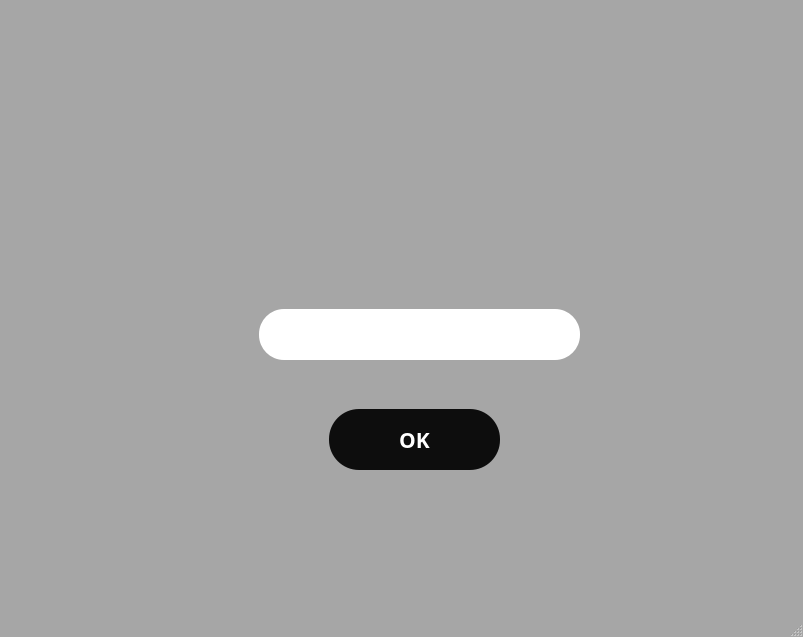
<?xml version="1.0" encoding="UTF-8"?>
<ui version="4.0">
 <class>MainWindow</class>
 <widget class="QMainWindow" name="MainWindow">
  <property name="geometry">
   <rect>
    <x>0</x>
    <y>0</y>
    <width>803</width>
    <height>637</height>
   </rect>
  </property>
  <property name="palette">
   <palette>
    <active>
     <colorrole role="Window">
      <brush brushstyle="SolidPattern">
       <color alpha="255">
        <red>166</red>
        <green>166</green>
        <blue>166</blue>
       </color>
      </brush>
     </colorrole>
    </active>
    <inactive>
     <colorrole role="Window">
      <brush brushstyle="SolidPattern">
       <color alpha="255">
        <red>166</red>
        <green>166</green>
        <blue>166</blue>
       </color>
      </brush>
     </colorrole>
    </inactive>
    <disabled>
     <colorrole role="Base">
      <brush brushstyle="SolidPattern">
       <color alpha="255">
        <red>166</red>
        <green>166</green>
        <blue>166</blue>
       </color>
      </brush>
     </colorrole>
     <colorrole role="Window">
      <brush brushstyle="SolidPattern">
       <color alpha="255">
        <red>166</red>
        <green>166</green>
        <blue>166</blue>
       </color>
      </brush>
     </colorrole>
    </disabled>
   </palette>
  </property>
  <property name="windowTitle">
   <string>MainWindow</string>
  </property>
  <property name="styleSheet">
   <string notr="true">QMainWindow {
    background-image: url(:/new/prefix1/Background.png);
    background-repeat: no-repeat;
    background-position: center;
 
}
</string>
  </property>
  <widget class="QWidget" name="centralwidget">
   <layout class="QHBoxLayout" name="horizontalLayout">
    <item>
     <widget class="QStackedWidget" name="stackedWidget">
      <property name="palette">
       <palette>
        <active>
         <colorrole role="Button">
          <brush brushstyle="SolidPattern">
           <color alpha="255">
            <red>20</red>
            <green>134</green>
            <blue>255</blue>
           </color>
          </brush>
         </colorrole>
         <colorrole role="Window">
          <brush brushstyle="SolidPattern">
           <color alpha="255">
            <red>122</red>
            <green>122</green>
            <blue>122</blue>
           </color>
          </brush>
         </colorrole>
        </active>
        <inactive>
         <colorrole role="Button">
          <brush brushstyle="SolidPattern">
           <color alpha="255">
            <red>20</red>
            <green>134</green>
            <blue>255</blue>
           </color>
          </brush>
         </colorrole>
         <colorrole role="Window">
          <brush brushstyle="SolidPattern">
           <color alpha="255">
            <red>122</red>
            <green>122</green>
            <blue>122</blue>
           </color>
          </brush>
         </colorrole>
        </inactive>
        <disabled>
         <colorrole role="Button">
          <brush brushstyle="SolidPattern">
           <color alpha="255">
            <red>20</red>
            <green>134</green>
            <blue>255</blue>
           </color>
          </brush>
         </colorrole>
         <colorrole role="Base">
          <brush brushstyle="SolidPattern">
           <color alpha="255">
            <red>122</red>
            <green>122</green>
            <blue>122</blue>
           </color>
          </brush>
         </colorrole>
         <colorrole role="Window">
          <brush brushstyle="SolidPattern">
           <color alpha="255">
            <red>122</red>
            <green>122</green>
            <blue>122</blue>
           </color>
          </brush>
         </colorrole>
        </disabled>
       </palette>
      </property>
      <property name="styleSheet">
       <string notr="true"/>
      </property>
      <property name="currentIndex">
       <number>0</number>
      </property>
      <widget class="QWidget" name="page_2">
       <widget class="QPushButton" name="btnOkay">
        <property name="geometry">
         <rect>
          <x>320</x>
          <y>400</y>
          <width>171</width>
          <height>61</height>
         </rect>
        </property>
        <property name="palette">
         <palette>
          <active>
           <colorrole role="WindowText">
            <brush brushstyle="SolidPattern">
             <color alpha="255">
              <red>255</red>
              <green>255</green>
              <blue>255</blue>
             </color>
            </brush>
           </colorrole>
           <colorrole role="Button">
            <brush brushstyle="SolidPattern">
             <color alpha="255">
              <red>13</red>
              <green>13</green>
              <blue>13</blue>
             </color>
            </brush>
           </colorrole>
           <colorrole role="Text">
            <brush brushstyle="SolidPattern">
             <color alpha="255">
              <red>255</red>
              <green>255</green>
              <blue>255</blue>
             </color>
            </brush>
           </colorrole>
           <colorrole role="ButtonText">
            <brush brushstyle="SolidPattern">
             <color alpha="255">
              <red>255</red>
              <green>255</green>
              <blue>255</blue>
             </color>
            </brush>
           </colorrole>
           <colorrole role="Base">
            <brush brushstyle="SolidPattern">
             <color alpha="255">
              <red>13</red>
              <green>13</green>
              <blue>13</blue>
             </color>
            </brush>
           </colorrole>
           <colorrole role="Window">
            <brush brushstyle="SolidPattern">
             <color alpha="255">
              <red>13</red>
              <green>13</green>
              <blue>13</blue>
             </color>
            </brush>
           </colorrole>
           <colorrole role="PlaceholderText">
            <brush brushstyle="SolidPattern">
             <color alpha="128">
              <red>255</red>
              <green>255</green>
              <blue>255</blue>
             </color>
            </brush>
           </colorrole>
          </active>
          <inactive>
           <colorrole role="WindowText">
            <brush brushstyle="SolidPattern">
             <color alpha="255">
              <red>255</red>
              <green>255</green>
              <blue>255</blue>
             </color>
            </brush>
           </colorrole>
           <colorrole role="Button">
            <brush brushstyle="SolidPattern">
             <color alpha="255">
              <red>13</red>
              <green>13</green>
              <blue>13</blue>
             </color>
            </brush>
           </colorrole>
           <colorrole role="Text">
            <brush brushstyle="SolidPattern">
             <color alpha="255">
              <red>255</red>
              <green>255</green>
              <blue>255</blue>
             </color>
            </brush>
           </colorrole>
           <colorrole role="ButtonText">
            <brush brushstyle="SolidPattern">
             <color alpha="255">
              <red>255</red>
              <green>255</green>
              <blue>255</blue>
             </color>
            </brush>
           </colorrole>
           <colorrole role="Base">
            <brush brushstyle="SolidPattern">
             <color alpha="255">
              <red>13</red>
              <green>13</green>
              <blue>13</blue>
             </color>
            </brush>
           </colorrole>
           <colorrole role="Window">
            <brush brushstyle="SolidPattern">
             <color alpha="255">
              <red>13</red>
              <green>13</green>
              <blue>13</blue>
             </color>
            </brush>
           </colorrole>
           <colorrole role="PlaceholderText">
            <brush brushstyle="SolidPattern">
             <color alpha="128">
              <red>255</red>
              <green>255</green>
              <blue>255</blue>
             </color>
            </brush>
           </colorrole>
          </inactive>
          <disabled>
           <colorrole role="WindowText">
            <brush brushstyle="SolidPattern">
             <color alpha="255">
              <red>255</red>
              <green>255</green>
              <blue>255</blue>
             </color>
            </brush>
           </colorrole>
           <colorrole role="Button">
            <brush brushstyle="SolidPattern">
             <color alpha="255">
              <red>13</red>
              <green>13</green>
              <blue>13</blue>
             </color>
            </brush>
           </colorrole>
           <colorrole role="Text">
            <brush brushstyle="SolidPattern">
             <color alpha="255">
              <red>255</red>
              <green>255</green>
              <blue>255</blue>
             </color>
            </brush>
           </colorrole>
           <colorrole role="ButtonText">
            <brush brushstyle="SolidPattern">
             <color alpha="255">
              <red>255</red>
              <green>255</green>
              <blue>255</blue>
             </color>
            </brush>
           </colorrole>
           <colorrole role="Base">
            <brush brushstyle="SolidPattern">
             <color alpha="255">
              <red>13</red>
              <green>13</green>
              <blue>13</blue>
             </color>
            </brush>
           </colorrole>
           <colorrole role="Window">
            <brush brushstyle="SolidPattern">
             <color alpha="255">
              <red>13</red>
              <green>13</green>
              <blue>13</blue>
             </color>
            </brush>
           </colorrole>
           <colorrole role="PlaceholderText">
            <brush brushstyle="SolidPattern">
             <color alpha="128">
              <red>255</red>
              <green>255</green>
              <blue>255</blue>
             </color>
            </brush>
           </colorrole>
          </disabled>
         </palette>
        </property>
        <property name="font">
         <font>
          <family>Segoe UI Variable Small</family>
          <pointsize>16</pointsize>
          <italic>false</italic>
          <bold>true</bold>
         </font>
        </property>
        <property name="styleSheet">
         <string notr="true">QPushButton
{
border: none;

color: white;
background-color:rgb(13, 13, 13);
	
	font: 700 16pt &quot;Segoe UI Variable Small&quot;;
border-radius:30px;
}
QPushButton:Hover
{

background-color:rgb(65, 65, 65);
}
</string>
        </property>
        <property name="text">
         <string>OK</string>
        </property>
       </widget>
       <widget class="QLineEdit" name="editPin">
        <property name="geometry">
         <rect>
          <x>250</x>
          <y>300</y>
          <width>321</width>
          <height>51</height>
         </rect>
        </property>
        <property name="styleSheet">
         <string notr="true">QLineEdit
{
border: none;
border-radius: 25px;
	font: 700 14pt &quot;Segoe UI&quot;;
}</string>
        </property>
        <property name="alignment">
         <set>Qt::AlignmentFlag::AlignCenter</set>
        </property>
       </widget>
       <widget class="QLabel" name="labelWrong">
        <property name="geometry">
         <rect>
          <x>210</x>
          <y>250</y>
          <width>401</width>
          <height>41</height>
         </rect>
        </property>
        <property name="palette">
         <palette>
          <active>
           <colorrole role="WindowText">
            <brush brushstyle="SolidPattern">
             <color alpha="255">
              <red>255</red>
              <green>255</green>
              <blue>255</blue>
             </color>
            </brush>
           </colorrole>
           <colorrole role="Text">
            <brush brushstyle="SolidPattern">
             <color alpha="255">
              <red>255</red>
              <green>255</green>
              <blue>255</blue>
             </color>
            </brush>
           </colorrole>
           <colorrole role="ButtonText">
            <brush brushstyle="SolidPattern">
             <color alpha="255">
              <red>255</red>
              <green>255</green>
              <blue>255</blue>
             </color>
            </brush>
           </colorrole>
           <colorrole role="PlaceholderText">
            <brush brushstyle="SolidPattern">
             <color alpha="128">
              <red>255</red>
              <green>255</green>
              <blue>255</blue>
             </color>
            </brush>
           </colorrole>
          </active>
          <inactive>
           <colorrole role="WindowText">
            <brush brushstyle="SolidPattern">
             <color alpha="255">
              <red>255</red>
              <green>255</green>
              <blue>255</blue>
             </color>
            </brush>
           </colorrole>
           <colorrole role="Text">
            <brush brushstyle="SolidPattern">
             <color alpha="255">
              <red>255</red>
              <green>255</green>
              <blue>255</blue>
             </color>
            </brush>
           </colorrole>
           <colorrole role="ButtonText">
            <brush brushstyle="SolidPattern">
             <color alpha="255">
              <red>255</red>
              <green>255</green>
              <blue>255</blue>
             </color>
            </brush>
           </colorrole>
           <colorrole role="PlaceholderText">
            <brush brushstyle="SolidPattern">
             <color alpha="128">
              <red>255</red>
              <green>255</green>
              <blue>255</blue>
             </color>
            </brush>
           </colorrole>
          </inactive>
          <disabled>
           <colorrole role="WindowText">
            <brush brushstyle="SolidPattern">
             <color alpha="255">
              <red>255</red>
              <green>255</green>
              <blue>255</blue>
             </color>
            </brush>
           </colorrole>
           <colorrole role="Text">
            <brush brushstyle="SolidPattern">
             <color alpha="255">
              <red>255</red>
              <green>255</green>
              <blue>255</blue>
             </color>
            </brush>
           </colorrole>
           <colorrole role="ButtonText">
            <brush brushstyle="SolidPattern">
             <color alpha="255">
              <red>255</red>
              <green>255</green>
              <blue>255</blue>
             </color>
            </brush>
           </colorrole>
           <colorrole role="PlaceholderText">
            <brush brushstyle="SolidPattern">
             <color alpha="128">
              <red>255</red>
              <green>255</green>
              <blue>255</blue>
             </color>
            </brush>
           </colorrole>
          </disabled>
         </palette>
        </property>
        <property name="styleSheet">
         <string notr="true">QLabel
{
    color: rgb(255, 255, 255);
	font: 700 14pt &quot;Segoe UI&quot;;
}</string>
        </property>
        <property name="text">
         <string/>
        </property>
        <property name="alignment">
         <set>Qt::AlignmentFlag::AlignCenter</set>
        </property>
       </widget>
       <widget class="QLabel" name="label_logo">
        <property name="geometry">
         <rect>
          <x>310</x>
          <y>50</y>
          <width>241</width>
          <height>171</height>
         </rect>
        </property>
        <property name="styleSheet">
         <string notr="true">QLabel
{
background-color:transparent;
	font: 700 14pt &quot;Segoe UI&quot;;
}</string>
        </property>
        <property name="text">
         <string/>
        </property>
        <property name="pixmap">
         <pixmap>Store_logo.png</pixmap>
        </property>
        <property name="alignment">
         <set>Qt::AlignmentFlag::AlignHCenter|Qt::AlignmentFlag::AlignTop</set>
        </property>
       </widget>
      </widget>
      <widget class="QWidget" name="page_3">
       <widget class="QPushButton" name="btnSide">
        <property name="geometry">
         <rect>
          <x>470</x>
          <y>48</y>
          <width>121</width>
          <height>61</height>
         </rect>
        </property>
        <property name="styleSheet">
         <string notr="true">QPushButton
{
border: none;

color: white;
background-color:rgb(13, 13, 13);
	
	font: 700 15pt &quot;Segoe UI Variable Small&quot;;
border-radius:25px;
}
QPushButton:Hover
{

background-color:rgb(65, 65, 65);
}
</string>
        </property>
        <property name="text">
         <string>Side</string>
        </property>
        <property name="iconSize">
         <size>
          <width>100</width>
          <height>100</height>
         </size>
        </property>
       </widget>
       <widget class="QPushButton" name="btnDrink">
        <property name="geometry">
         <rect>
          <x>620</x>
          <y>48</y>
          <width>121</width>
          <height>61</height>
         </rect>
        </property>
        <property name="styleSheet">
         <string notr="true">QPushButton
{
border: none;

color: white;
background-color:rgb(13, 13, 13);
	
	font: 700 15pt &quot;Segoe UI Variable Small&quot;;
border-radius:25px;
}
QPushButton:Hover
{

background-color:rgb(65, 65, 65);
}
</string>
        </property>
        <property name="text">
         <string>DRINK</string>
        </property>
       </widget>
       <widget class="QPushButton" name="btnMain">
        <property name="geometry">
         <rect>
          <x>320</x>
          <y>50</y>
          <width>121</width>
          <height>61</height>
         </rect>
        </property>
        <property name="styleSheet">
         <string notr="true">QPushButton
{
border: none;
border-color:blue;
color: rgb(242, 255, 244);

background-color:rgb(13, 13, 13);
	
	font: 700 15pt &quot;Segoe UI Variable Small&quot;;
border-radius:25px;
}
QPushButton:Hover
{

background-color:rgb(65, 65, 65);
}
</string>
        </property>
        <property name="text">
         <string>Main</string>
        </property>
        <property name="iconSize">
         <size>
          <width>100</width>
          <height>100</height>
         </size>
        </property>
       </widget>
       <widget class="QPushButton" name="btnDone">
        <property name="geometry">
         <rect>
          <x>670</x>
          <y>490</y>
          <width>93</width>
          <height>29</height>
         </rect>
        </property>
        <property name="styleSheet">
         <string notr="true">QPushButton
{
border: 2px solid black;

color: black;
background-color:rgb(255, 255, 255);

	font: 700 10pt &quot;Segoe UI Variable Small&quot;;
border-radius:10px;
}
QPushButton:Hover
{

background-color:rgb(65, 65, 65);
}
</string>
        </property>
        <property name="text">
         <string>DONE</string>
        </property>
       </widget>
       <widget class="QStackedWidget" name="stackedWidget_2">
        <property name="geometry">
         <rect>
          <x>310</x>
          <y>130</y>
          <width>471</width>
          <height>331</height>
         </rect>
        </property>
        <property name="currentIndex">
         <number>0</number>
        </property>
        <widget class="QWidget" name="page_5">
         <widget class="QPushButton" name="btnPizza">
          <property name="geometry">
           <rect>
            <x>0</x>
            <y>0</y>
            <width>211</width>
            <height>161</height>
           </rect>
          </property>
          <property name="styleSheet">
           <string notr="true">QPushButton
{
border: 5px solid black;

color: black;

background-color:rgb(49, 49, 49);
	font: 700 20pt &quot;Segoe UI Variable Small&quot;;
border-radius:30px;
}
QPushButton:Hover
{

background-color:rgb(209, 209, 209);
}
</string>
          </property>
          <property name="text">
           <string/>
          </property>
          <property name="icon">
           <iconset>
            <normaloff>Pizza.png</normaloff>Pizza.png</iconset>
          </property>
          <property name="iconSize">
           <size>
            <width>444</width>
            <height>161</height>
           </size>
          </property>
         </widget>
         <widget class="QPushButton" name="btnHamburger">
          <property name="geometry">
           <rect>
            <x>240</x>
            <y>0</y>
            <width>211</width>
            <height>161</height>
           </rect>
          </property>
          <property name="styleSheet">
           <string notr="true">QPushButton
{
border: 5px solid black;

color: black;

background-color:rgb(49, 49, 49);
	font: 700 20pt &quot;Segoe UI Variable Small&quot;;
border-radius:30px;
}
QPushButton:Hover
{

background-color:rgb(209, 209, 209);
}
</string>
          </property>
          <property name="text">
           <string/>
          </property>
          <property name="icon">
           <iconset>
            <normaloff>Burger.png</normaloff>Burger.png</iconset>
          </property>
          <property name="iconSize">
           <size>
            <width>175</width>
            <height>175</height>
           </size>
          </property>
         </widget>
         <widget class="QPushButton" name="btnBurrito">
          <property name="geometry">
           <rect>
            <x>0</x>
            <y>160</y>
            <width>211</width>
            <height>161</height>
           </rect>
          </property>
          <property name="styleSheet">
           <string notr="true">QPushButton
{
border: 5px solid black;

color: black;

background-color:rgb(49, 49, 49);
	font: 700 20pt &quot;Segoe UI Variable Small&quot;;
border-radius:30px;
}
QPushButton:Hover
{

background-color:rgb(209, 209, 209);
}
</string>
          </property>
          <property name="text">
           <string/>
          </property>
          <property name="icon">
           <iconset>
            <normaloff>Burritos.png</normaloff>Burritos.png</iconset>
          </property>
          <property name="iconSize">
           <size>
            <width>200</width>
            <height>200</height>
           </size>
          </property>
         </widget>
         <widget class="QPushButton" name="btnHotdog">
          <property name="geometry">
           <rect>
            <x>240</x>
            <y>160</y>
            <width>211</width>
            <height>161</height>
           </rect>
          </property>
          <property name="styleSheet">
           <string notr="true">QPushButton
{
border: 5px solid black;

color: black;

background-color:rgb(49, 49, 49);
	font: 700 20pt &quot;Segoe UI Variable Small&quot;;
border-radius:30px;
}
QPushButton:Hover
{

background-color:rgb(209, 209, 209);
}
</string>
          </property>
          <property name="text">
           <string/>
          </property>
          <property name="icon">
           <iconset>
            <normaloff>Hot dog.png</normaloff>Hot dog.png</iconset>
          </property>
          <property name="iconSize">
           <size>
            <width>200</width>
            <height>200</height>
           </size>
          </property>
         </widget>
        </widget>
        <widget class="QWidget" name="page_6">
         <widget class="QPushButton" name="btnOnionRings">
          <property name="geometry">
           <rect>
            <x>0</x>
            <y>0</y>
            <width>211</width>
            <height>161</height>
           </rect>
          </property>
          <property name="styleSheet">
           <string notr="true">QPushButton
{
border: 5px solid black;

color: black;

background-color:rgb(49, 49, 49);
	font: 700 20pt &quot;Segoe UI Variable Small&quot;;
border-radius:30px;
}
QPushButton:Hover
{

background-color:rgb(209, 209, 209);
}
</string>
          </property>
          <property name="text">
           <string/>
          </property>
          <property name="icon">
           <iconset>
            <normaloff>../FireShot/Onion rings.png</normaloff>../FireShot/Onion rings.png</iconset>
          </property>
          <property name="iconSize">
           <size>
            <width>175</width>
            <height>175</height>
           </size>
          </property>
         </widget>
         <widget class="QPushButton" name="btnFries">
          <property name="geometry">
           <rect>
            <x>240</x>
            <y>0</y>
            <width>211</width>
            <height>161</height>
           </rect>
          </property>
          <property name="styleSheet">
           <string notr="true">QPushButton
{
border: 5px solid black;

color: black;

background-color:rgb(49, 49, 49);
	font: 700 20pt &quot;Segoe UI Variable Small&quot;;
border-radius:30px;
}
QPushButton:Hover
{

background-color:rgb(209, 209, 209);
}
</string>
          </property>
          <property name="text">
           <string/>
          </property>
          <property name="icon">
           <iconset>
            <normaloff>Fries.png</normaloff>Fries.png</iconset>
          </property>
          <property name="iconSize">
           <size>
            <width>200</width>
            <height>275</height>
           </size>
          </property>
         </widget>
         <widget class="QPushButton" name="btnChurro">
          <property name="geometry">
           <rect>
            <x>0</x>
            <y>160</y>
            <width>211</width>
            <height>161</height>
           </rect>
          </property>
          <property name="styleSheet">
           <string notr="true">QPushButton
{
border: 5px solid black;

color: black;

background-color:rgb(49, 49, 49);
	font: 700 20pt &quot;Segoe UI Variable Small&quot;;
border-radius:30px;
}
QPushButton:Hover
{

background-color:rgb(209, 209, 209);
}
</string>
          </property>
          <property name="text">
           <string/>
          </property>
          <property name="icon">
           <iconset>
            <normaloff>../FireShot/Churros.png</normaloff>../FireShot/Churros.png</iconset>
          </property>
          <property name="iconSize">
           <size>
            <width>165</width>
            <height>160</height>
           </size>
          </property>
         </widget>
         <widget class="QPushButton" name="btnChickenNuggets">
          <property name="geometry">
           <rect>
            <x>240</x>
            <y>160</y>
            <width>211</width>
            <height>161</height>
           </rect>
          </property>
          <property name="styleSheet">
           <string notr="true">QPushButton
{
border: 5px solid black;

color: black;

background-color:rgb(49, 49, 49);
	font: 700 20pt &quot;Segoe UI Variable Small&quot;;
border-radius:30px;
}
QPushButton:Hover
{

background-color:rgb(209, 209, 209);
}
</string>
          </property>
          <property name="text">
           <string/>
          </property>
          <property name="icon">
           <iconset>
            <normaloff>Chicken Nugget.png</normaloff>Chicken Nugget.png</iconset>
          </property>
          <property name="iconSize">
           <size>
            <width>200</width>
            <height>200</height>
           </size>
          </property>
          <property name="checkable">
           <bool>false</bool>
          </property>
          <property name="default">
           <bool>false</bool>
          </property>
          <property name="flat">
           <bool>false</bool>
          </property>
         </widget>
         <zorder>btnChickenNuggets</zorder>
         <zorder>btnOnionRings</zorder>
         <zorder>btnFries</zorder>
         <zorder>btnChurro</zorder>
        </widget>
        <widget class="QWidget" name="page">
         <widget class="QPushButton" name="btnIcedTea">
          <property name="geometry">
           <rect>
            <x>0</x>
            <y>160</y>
            <width>211</width>
            <height>161</height>
           </rect>
          </property>
          <property name="styleSheet">
           <string notr="true">QPushButton
{
border: 5px solid black;

color: black;

background-color:rgb(49, 49, 49);
	font: 700 20pt &quot;Segoe UI Variable Small&quot;;
border-radius:30px;
}
QPushButton:Hover
{

background-color:rgb(209, 209, 209);
}
</string>
          </property>
          <property name="text">
           <string/>
          </property>
          <property name="icon">
           <iconset>
            <normaloff>Icetea.png</normaloff>Icetea.png</iconset>
          </property>
          <property name="iconSize">
           <size>
            <width>211</width>
            <height>165</height>
           </size>
          </property>
         </widget>
         <widget class="QPushButton" name="btnCoffee">
          <property name="geometry">
           <rect>
            <x>240</x>
            <y>160</y>
            <width>211</width>
            <height>161</height>
           </rect>
          </property>
          <property name="styleSheet">
           <string notr="true">QPushButton
{
border: 5px solid black;

color: black;

background-color:rgb(49, 49, 49);
	font: 700 20pt &quot;Segoe UI Variable Small&quot;;
border-radius:30px;
}
QPushButton:Hover
{

background-color:rgb(209, 209, 209);
}
</string>
          </property>
          <property name="text">
           <string/>
          </property>
          <property name="icon">
           <iconset>
            <normaloff>Coffee.png</normaloff>Coffee.png</iconset>
          </property>
          <property name="iconSize">
           <size>
            <width>275</width>
            <height>275</height>
           </size>
          </property>
         </widget>
         <widget class="QPushButton" name="btnSoda">
          <property name="geometry">
           <rect>
            <x>0</x>
            <y>0</y>
            <width>211</width>
            <height>161</height>
           </rect>
          </property>
          <property name="styleSheet">
           <string notr="true">QPushButton
{
border: 5px solid black;

color: black;

background-color:rgb(49, 49, 49);
	font: 700 20pt &quot;Segoe UI Variable Small&quot;;
border-radius:30px;
}
QPushButton:Hover
{

background-color:rgb(209, 209, 209);
}
</string>
          </property>
          <property name="text">
           <string/>
          </property>
          <property name="icon">
           <iconset>
            <normaloff>pepsi.png</normaloff>pepsi.png</iconset>
          </property>
          <property name="iconSize">
           <size>
            <width>250</width>
            <height>250</height>
           </size>
          </property>
         </widget>
         <widget class="QPushButton" name="btnLemonade">
          <property name="geometry">
           <rect>
            <x>240</x>
            <y>0</y>
            <width>211</width>
            <height>161</height>
           </rect>
          </property>
          <property name="styleSheet">
           <string notr="true">QPushButton
{
border: 5px solid black;

color: black;

background-color:rgb(49, 49, 49);
	font: 700 20pt &quot;Segoe UI Variable Small&quot;;
border-radius:30px;
}
QPushButton:Hover
{

background-color:rgb(209, 209, 209);
}
</string>
          </property>
          <property name="text">
           <string/>
          </property>
          <property name="icon">
           <iconset>
            <normaloff>lemon.png</normaloff>lemon.png</iconset>
          </property>
          <property name="iconSize">
           <size>
            <width>260</width>
            <height>230</height>
           </size>
          </property>
         </widget>
        </widget>
       </widget>
       <widget class="QListWidget" name="listWidget">
        <property name="geometry">
         <rect>
          <x>20</x>
          <y>50</y>
          <width>241</width>
          <height>441</height>
         </rect>
        </property>
        <property name="styleSheet">
         <string notr="true">QListWidget
{
border-radius:10px;
background-color:rgb(242, 255, 244);
font: 700 14pt &quot;Segoe UI&quot;;
}</string>
        </property>
       </widget>
       <widget class="QLabel" name="label">
        <property name="geometry">
         <rect>
          <x>30</x>
          <y>500</y>
          <width>101</width>
          <height>51</height>
         </rect>
        </property>
        <property name="styleSheet">
         <string notr="true">QLabel
{
   color: rgb(255, 255, 255);
	font: 700 14pt &quot;Segoe UI&quot;;
}</string>
        </property>
        <property name="text">
         <string>Total :</string>
        </property>
       </widget>
       <widget class="QLabel" name="labTotal">
        <property name="geometry">
         <rect>
          <x>120</x>
          <y>510</y>
          <width>121</width>
          <height>31</height>
         </rect>
        </property>
        <property name="styleSheet">
         <string notr="true">QLabel
{
   color: rgb(255, 255, 255);
	font: 700 14pt &quot;Segoe UI&quot;;
}</string>
        </property>
        <property name="text">
         <string/>
        </property>
       </widget>
       <widget class="QPushButton" name="btnLogout">
        <property name="geometry">
         <rect>
          <x>550</x>
          <y>490</y>
          <width>93</width>
          <height>29</height>
         </rect>
        </property>
        <property name="styleSheet">
         <string notr="true">QPushButton
{
border: 2px solid black;

color: black;
background-color:rgb(255, 255, 255);

	font: 700 10pt &quot;Segoe UI Variable Small&quot;;
border-radius:10px;
}
QPushButton:Hover
{

background-color:rgb(65, 65, 65);
}
</string>
        </property>
        <property name="text">
         <string>Logout</string>
        </property>
       </widget>
       <widget class="QPushButton" name="btnDelete">
        <property name="geometry">
         <rect>
          <x>220</x>
          <y>450</y>
          <width>41</width>
          <height>41</height>
         </rect>
        </property>
        <property name="styleSheet">
         <string notr="true">QPushButton
{
border: none;

color: transparent;

background-color:transparent;
	
	font: 700 15pt &quot;Segoe UI Variable Small&quot;;
border-radius:25px;
}
QPushButton:Hover
{

background-color:rgb(65, 65, 65);
}
</string>
        </property>
        <property name="text">
         <string/>
        </property>
        <property name="icon">
         <iconset>
          <normaloff>Trash.png</normaloff>Trash.png</iconset>
        </property>
        <property name="iconSize">
         <size>
          <width>30</width>
          <height>30</height>
         </size>
        </property>
       </widget>
       <widget class="QLabel" name="label_3">
        <property name="geometry">
         <rect>
          <x>70</x>
          <y>19</y>
          <width>171</width>
          <height>21</height>
         </rect>
        </property>
        <property name="text">
         <string/>
        </property>
       </widget>
       <widget class="QLabel" name="labelName">
        <property name="geometry">
         <rect>
          <x>300</x>
          <y>490</y>
          <width>241</width>
          <height>31</height>
         </rect>
        </property>
        <property name="styleSheet">
         <string notr="true">QLabel
{
   color: rgb(255, 255, 255);
	font: 700 14pt &quot;Segoe UI&quot;;
}</string>
        </property>
        <property name="text">
         <string>TextLabel</string>
        </property>
       </widget>
      </widget>
      <widget class="QWidget" name="page_4">
       <widget class="QLabel" name="label_2">
        <property name="geometry">
         <rect>
          <x>210</x>
          <y>270</y>
          <width>401</width>
          <height>81</height>
         </rect>
        </property>
        <property name="styleSheet">
         <string notr="true">QLabel
{
border: 5px solid black;

color: black;
background-color:rgb(255, 255, 255);

	font: 700 20pt &quot;Segoe UI Variable Small&quot;;
border-radius:30px;
}
QPushButton:Hover
{

background-color:rgb(209, 209, 209);
}
</string>
        </property>
        <property name="text">
         <string>Total: </string>
        </property>
       </widget>
       <widget class="QPushButton" name="btnNew">
        <property name="geometry">
         <rect>
          <x>620</x>
          <y>470</y>
          <width>131</width>
          <height>41</height>
         </rect>
        </property>
        <property name="styleSheet">
         <string notr="true">QPushButton
{
border: 2px solid black;

color: black;
background-color:rgb(242, 255, 244);

	font: 700 10pt &quot;Segoe UI Variable Small&quot;;
border-radius:10px;
}
QPushButton:Hover
{

background-color:rgb(65, 65, 65);
}
</string>
        </property>
        <property name="text">
         <string>New Order</string>
        </property>
       </widget>
       <widget class="QLabel" name="label_4">
        <property name="geometry">
         <rect>
          <x>310</x>
          <y>160</y>
          <width>201</width>
          <height>91</height>
         </rect>
        </property>
        <property name="styleSheet">
         <string notr="true">QLabel
{
border: 5px solid black;

color: black;
background-color:rgb(242, 255, 244);

	font: 700 10pt &quot;Segoe UI Variable Small&quot;;
border-radius:30px;
}
QPushButton:Hover
{

background-color:rgb(209, 209, 209);
}
</string>
        </property>
        <property name="text">
         <string>Accept Payment Now</string>
        </property>
        <property name="alignment">
         <set>Qt::AlignmentFlag::AlignCenter</set>
        </property>
       </widget>
       <widget class="QLabel" name="labelTotal2">
        <property name="geometry">
         <rect>
          <x>340</x>
          <y>280</y>
          <width>201</width>
          <height>61</height>
         </rect>
        </property>
        <property name="styleSheet">
         <string notr="true">QLabel
{
border: none;

color: black;
background-color:rgb(255, 255, 255);

	font: 700 20pt &quot;Segoe UI Variable Small&quot;;
border-radius:30px;
}
QPushButton:Hover
{

background-color:rgb(209, 209, 209);
}
</string>
        </property>
        <property name="text">
         <string/>
        </property>
        <property name="alignment">
         <set>Qt::AlignmentFlag::AlignCenter</set>
        </property>
       </widget>
       <widget class="QPushButton" name="btnBack">
        <property name="geometry">
         <rect>
          <x>30</x>
          <y>470</y>
          <width>131</width>
          <height>41</height>
         </rect>
        </property>
        <property name="styleSheet">
         <string notr="true">QPushButton
{
border: 2px solid black;

color: black;
background-color:rgb(242, 255, 244);

	font: 700 10pt &quot;Segoe UI Variable Small&quot;;
border-radius:10px;
}
QPushButton:Hover
{

background-color:rgb(65, 65, 65);
}
</string>
        </property>
        <property name="text">
         <string>Back</string>
        </property>
       </widget>
       <widget class="QLabel" name="label_5">
        <property name="geometry">
         <rect>
          <x>300</x>
          <y>70</y>
          <width>231</width>
          <height>91</height>
         </rect>
        </property>
        <property name="styleSheet">
         <string notr="true">QLabel
{
border:transparent ;

color: white;
background-color:transparent;

	font: 700 22pt &quot;Segoe UI Variable Small&quot;;
border-radius:30px;
}
QPushButton:Hover
{

background-color:rgb(209, 209, 209);
}
</string>
        </property>
        <property name="text">
         <string>Cash only !!!</string>
        </property>
        <property name="alignment">
         <set>Qt::AlignmentFlag::AlignCenter</set>
        </property>
       </widget>
      </widget>
      <widget class="QWidget" name="page_7">
       <widget class="QLineEdit" name="editEmployeeName">
        <property name="geometry">
         <rect>
          <x>40</x>
          <y>180</y>
          <width>191</width>
          <height>41</height>
         </rect>
        </property>
        <property name="styleSheet">
         <string notr="true">QLineEdit
{
border: none;
border-radius: 25px;
	font: 700 14pt &quot;Segoe UI&quot;;
}</string>
        </property>
        <property name="text">
         <string/>
        </property>
        <property name="alignment">
         <set>Qt::AlignmentFlag::AlignCenter</set>
        </property>
       </widget>
       <widget class="QLineEdit" name="editEmployeePin">
        <property name="geometry">
         <rect>
          <x>240</x>
          <y>180</y>
          <width>191</width>
          <height>41</height>
         </rect>
        </property>
        <property name="styleSheet">
         <string notr="true">QLineEdit
{
border: none;
border-radius: 25px;
	font: 700 14pt &quot;Segoe UI&quot;;
}</string>
        </property>
        <property name="text">
         <string/>
        </property>
        <property name="alignment">
         <set>Qt::AlignmentFlag::AlignCenter</set>
        </property>
       </widget>
       <widget class="QPushButton" name="btnAddEmployee">
        <property name="geometry">
         <rect>
          <x>170</x>
          <y>260</y>
          <width>121</width>
          <height>41</height>
         </rect>
        </property>
        <property name="styleSheet">
         <string notr="true">QPushButton
{
border: 2px solid black;

color: black;
background-color:rgb(242, 255, 244);

	font: 700 10pt &quot;Segoe UI Variable Small&quot;;
border-radius:10px;
}
QPushButton:Hover
{

background-color:rgb(65, 65, 65);
}
</string>
        </property>
        <property name="text">
         <string>ADD</string>
        </property>
       </widget>
       <widget class="QListWidget" name="listEmployeeDisplay">
        <property name="geometry">
         <rect>
          <x>490</x>
          <y>100</y>
          <width>256</width>
          <height>441</height>
         </rect>
        </property>
       </widget>
       <widget class="QPushButton" name="btnLogout2">
        <property name="geometry">
         <rect>
          <x>40</x>
          <y>510</y>
          <width>93</width>
          <height>29</height>
         </rect>
        </property>
        <property name="styleSheet">
         <string notr="true">QPushButton
{
border: 2px solid black;

color: black;
background-color:rgb(255, 255, 255);

	font: 700 10pt &quot;Segoe UI Variable Small&quot;;
border-radius:10px;
}
QPushButton:Hover
{

background-color:rgb(65, 65, 65);
}
</string>
        </property>
        <property name="text">
         <string>LOGOUT</string>
        </property>
       </widget>
       <widget class="QLabel" name="label_6">
        <property name="geometry">
         <rect>
          <x>560</x>
          <y>60</y>
          <width>151</width>
          <height>41</height>
         </rect>
        </property>
        <property name="styleSheet">
         <string notr="true">QLabel
{
   color: rgb(255, 255, 255);
	font: 700 14pt &quot;Segoe UI&quot;;
}</string>
        </property>
        <property name="text">
         <string>Employees</string>
        </property>
       </widget>
       <widget class="QLabel" name="label_7">
        <property name="geometry">
         <rect>
          <x>150</x>
          <y>90</y>
          <width>211</width>
          <height>71</height>
         </rect>
        </property>
        <property name="styleSheet">
         <string notr="true">QLabel
{
   color: rgb(255, 255, 255);
	font: 700 14pt &quot;Segoe UI&quot;;
}</string>
        </property>
        <property name="text">
         <string>Add Employees:</string>
        </property>
       </widget>
      </widget>
     </widget>
    </item>
   </layout>
  </widget>
  <widget class="QStatusBar" name="statusbar"/>
 </widget>
 <resources/>
 <connections/>
</ui>
